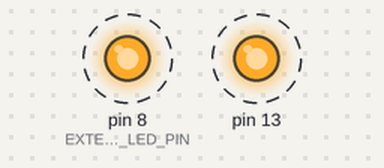
Bench run of a sketch on a simulated Arduino Uno, built with avr-gcc and run on an emulated ATmega328P. On the bench: output pins drawn as LEDs (lit = HIGH). Dashed ring = blinking. What the sketch prints to the serial monitor is not drawn.

Above: at 0.2 s.
Timing chart, 0 to 3.0 s (numbered marks = the images above):
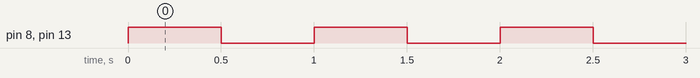

Measured:
- by itself, pin 8 (EXTERNAL_LED_PIN), pin 13: alternates HIGH for 0.50 s and LOW for 0.50 s

The sketch:

arduino_sketch.ino
```cpp
/*
  ElectroDai - Arduino Uno First Blink
  Blinks the built-in LED (pin 13) and an external LED on pin 8 together.
  Wiring: D8 -> 220 ohm resistor -> LED long leg; LED short leg -> GND
*/

const int EXTERNAL_LED_PIN = 8;          // external LED through 220 ohm resistor
const unsigned long ON_TIME_MS  = 500;   // how long the LED stays ON (milliseconds)
const unsigned long OFF_TIME_MS = 500;   // how long the LED stays OFF

void setup() {
  // setup() runs once when the board powers up or resets
  pinMode(LED_BUILTIN, OUTPUT);          // LED_BUILTIN is pin 13 on the Uno
  pinMode(EXTERNAL_LED_PIN, OUTPUT);

  Serial.begin(9600);                    // open the Serial Monitor at 9600 baud to see messages
  Serial.println("ElectroDai blink started");
}

void loop() {
  // loop() runs again and again forever
  digitalWrite(LED_BUILTIN, HIGH);       // HIGH = 5 V = LED on
  digitalWrite(EXTERNAL_LED_PIN, HIGH);
  Serial.println("LED ON");
  delay(ON_TIME_MS);                     // wait

  digitalWrite(LED_BUILTIN, LOW);        // LOW = 0 V = LED off
  digitalWrite(EXTERNAL_LED_PIN, LOW);
  Serial.println("LED OFF");
  delay(OFF_TIME_MS);
}
```
